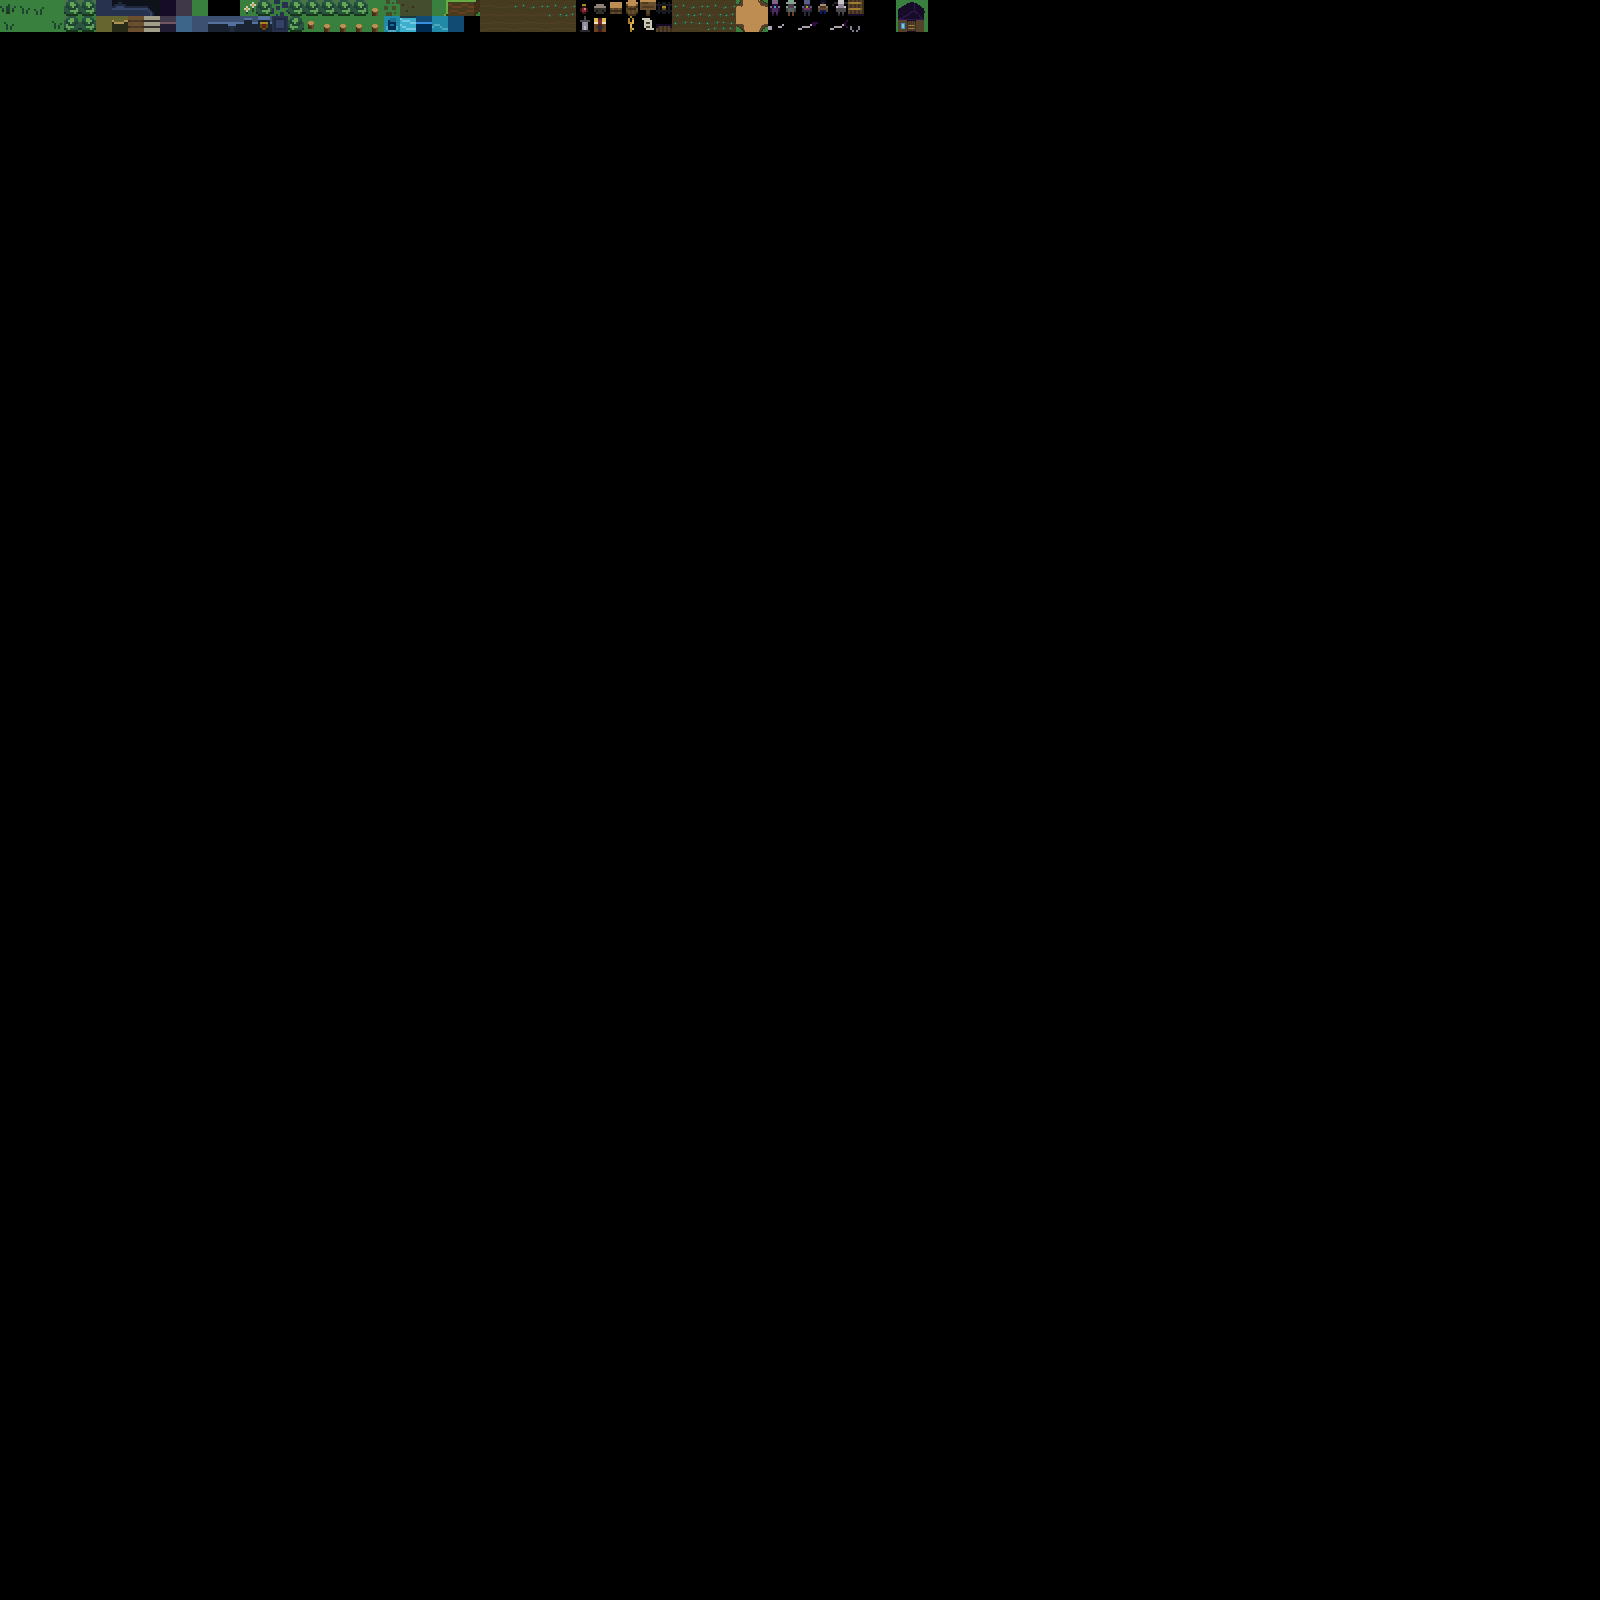

This is a level from a 2D game, rendered from its Tiled map with the project's own tilesets. A one-line summary and the map file follow, with tile-layer data summarised:
An orthogonal 50x50 tile map with 32x32 px tiles, 1 tile layer (Tile Layer 1).

<map version="1.0" orientation="orthogonal" width="50" height="50" tilewidth="32" tileheight="32">
 <tileset firstgid="1" source="scale32from16.tsx" />
 <layer name="Tile Layer 1" width="50" height="50">
  <data>[2500 cells, 83 non-empty, 83 distinct tile ids]</data>
 </layer>
</map>
